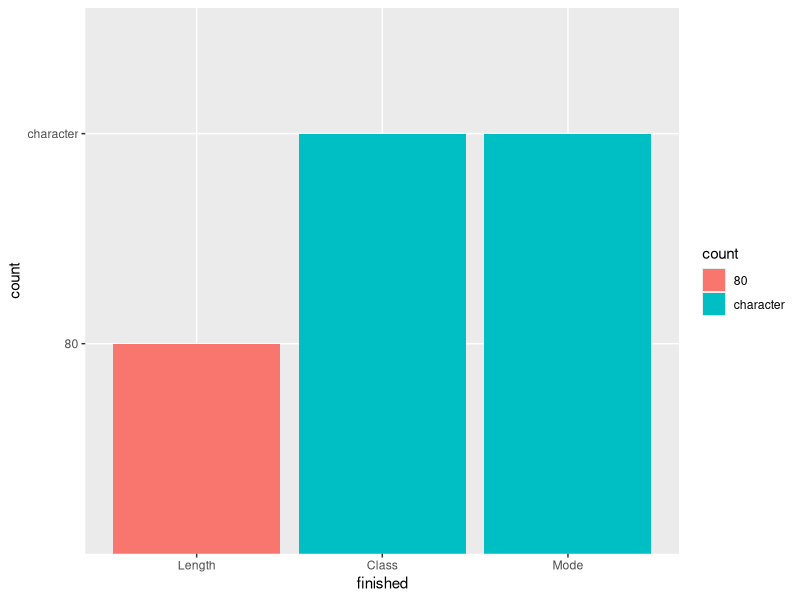

This figure's R source:
# get your libraries in order
library(ggplot2)
library(data.table)

hci_data <- read.csv("2016_11_06_data_cleaned.csv", header = TRUE)
fin_sum_counts <- summary(hci_data$finished)

fin_df <- data.frame(finished=factor(c(names(fin_sum_counts)), levels=c(names(fin_sum_counts))),
                     count=c(fin_sum_counts))
ggplot(data=fin_df, aes(x=finished, y=count, fill=count)) + geom_bar(stat="identity")


# Remove all the rows that didn't finish
hci_data <- hci_data[! (hci_data$finished != "True"),]
# Now that 

# define a list of columns to remove, namely meta-data
# taken from
# https://stackoverflow.com/questions/7072159/how-do-you-remove-columns-from-a-data-frame
to_remove <- c("startDate",
           "endDate",
           "status",
           "ipAddress",
           "progress",
           "recordedDate",
           "X_recordId",
           "recipientLastName",
           "recipientFirstName",
           "recipientEmail",
           "externalDataReference",
           "locationLatitude",
           "locationLongitude",
           "distributionChannel",
           "QID10", # remove the form agreement column
           "QID20_4_TEXT" # remove freeform gender response, all NA's
           )
# Remove the columns
hci_data[to_remove] <- list(NULL)

names(hci_data)

# Use the data.table function `setnames` to rename columns names semantically
setnames(hci_data, old = c("QID19",
                           "QID20",
                           "QID21",
                           "QID22",
                           "QID23"
), new = c("stem", # QID19
           "gender", # QID20
           "race", # QID21
           "school_year", # QID22
           "collOrCon" # QID23
           ))

# ggplot(data=fin_df, aes(x=finished, y=count, fill=count)) + geom_bar(stat="identity")
